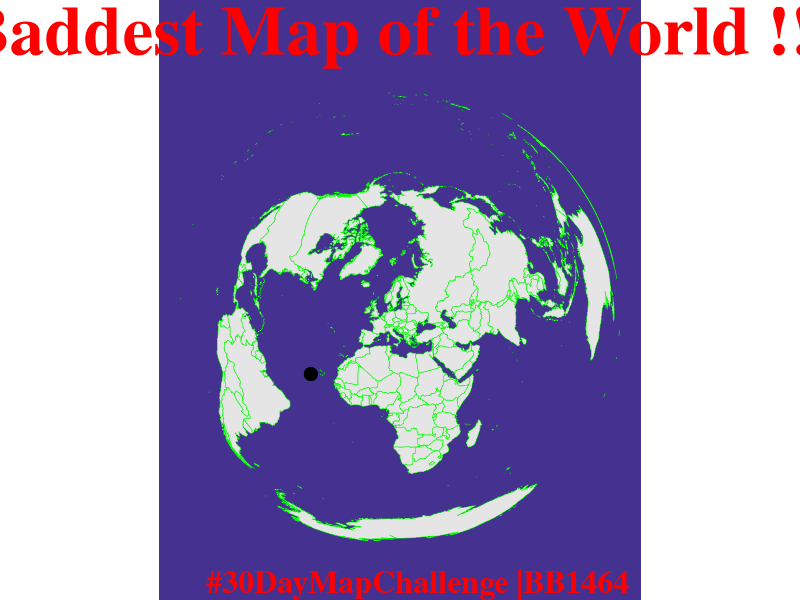
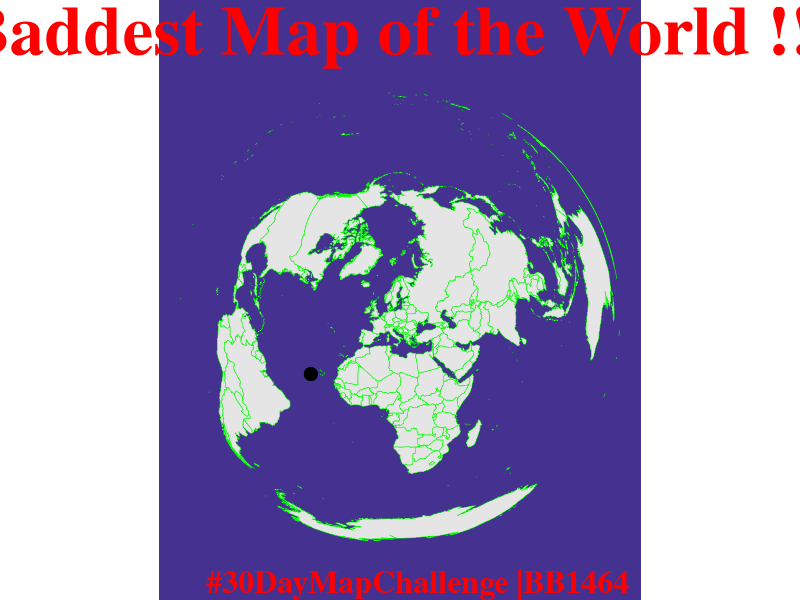

The R script that drew these images, in order:

# Load the Required Packages -----------------------------------

library(ggplot2)
library(sf)
library(rnaturalearth)

# assign a projection, for example ... 
crs <- 3035

# get data for the world map and assign the projection
world <- ne_countries(scale = "medium", returnclass = "sf")
world <- st_transform(world, crs = crs)

# create data frame with three points, convert it to a spatial object 
# and assign the same projection
points <- data.frame(longitude = c(-105.2519, 10.7500, 2.9833),
                     latitude = c(40.0274, 59.9500, 39.6167))

points <-  st_as_sf(points, coords = c("longitude", "latitude"), crs = crs)

# plot the data with ggplot2:
ggplot() + 
  geom_sf(data = world,col='green') +
  geom_sf(data = points, color = "black",size=4)+
  theme_void()+
  labs(title = 'Baddest Map of the World !!!',caption = '#30DayMapChallenge |BB1464')+
theme(plot.background = element_rect(fill = '#453290',colour=NA),plot.caption = element_text(family = 'serif',face = 'bold',colour = 'red',size = 23,hjust = 0.8),plot.title = element_text(family = 'serif',face = 'bold',colour = 'red',size = 50,hjust = 0.5),panel.background = element_rect(fill = '#453290',colour = NA))


## Save the Plot

ggsave('Day10.png',path = here::here('2022/Day10-Bad-Map/'),width = 10,height = 10,dpi = 270)
